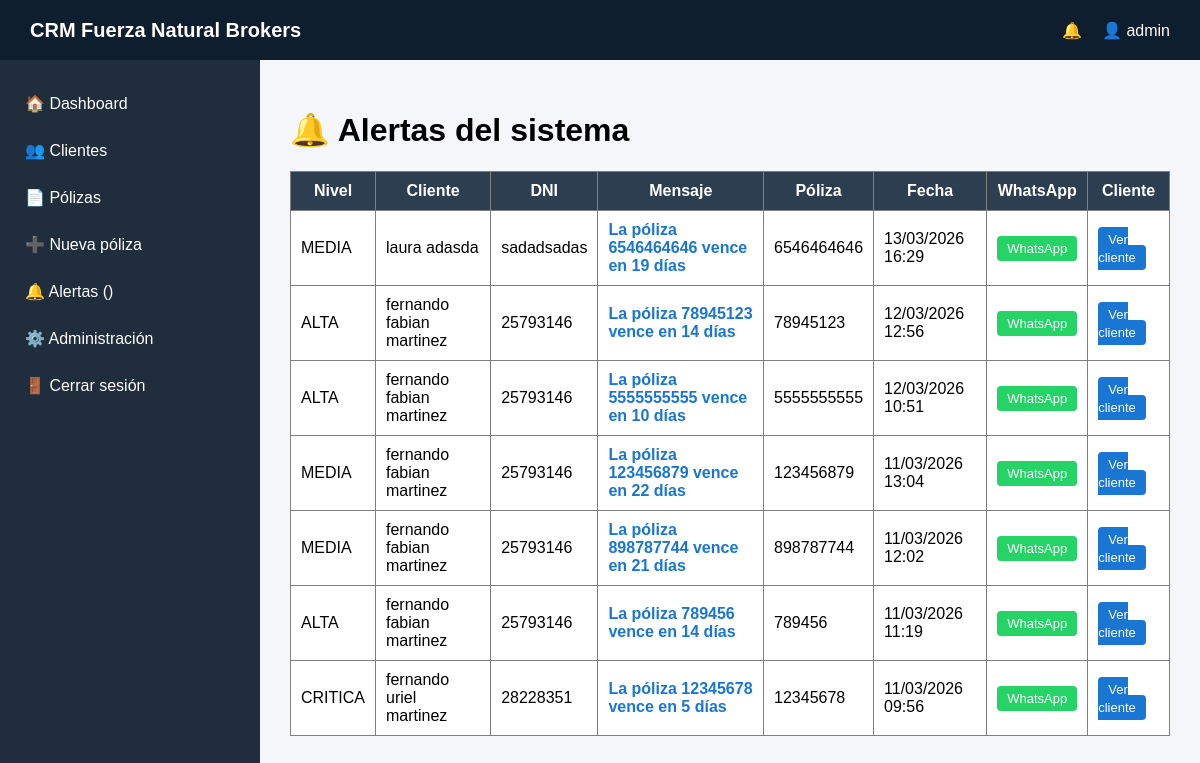
The page /alertas/ (signed in) on the database its author committed.
### accounts/models.py (models this page shows, shortened)
class User(AbstractUser):
    is_producer = models.BooleanField(default=False)

### alerts/models.py (models this page shows, shortened)
class Alert(models.Model):
    LEVELS = (
        ('CRITICA', 'Crítica'),
        ('ALTA', 'Alta'),
        ('MEDIA', 'Media'),
    )
    user = models.ForeignKey(User, on_delete=models.CASCADE)
    policy = models.ForeignKey(Policy, on_delete=models.CASCADE)
    message = models.CharField(max_length=255)
    level = models.CharField(max_length=10, choices=LEVELS)
    resolved = models.BooleanField(default=False)
    created_at = models.DateTimeField(auto_now_add=True)

### policies/models.py (models this page shows, shortened)
class Policy(models.Model):
    TIPOS_POLIZA = [
        ("AUTO", "Auto"),
        ("MOTO", "Moto"),
        ("HOGAR", "Hogar"),
        ("VIDA", "Vida"),
        ("COMERCIO", "Comercio"),
        ("AP", "Accidentes Personales"),
        ("RC", "Responsabilidad Civil"),
        ("OTRO", "Otro"),
    ]
    FORMAS_PAGO = [
        ("TARJETA", "Tarjeta de crédito"),
        ("CBU", "Débito / CBU"),
        ("CUPONERA", "Cuponera de pago"),
    ]
    client = models.ForeignKey(
        "clients.Client", on_delete=models.CASCADE, verbose_name="Cliente"
    )
    company = models.CharField(max_length=100, verbose_name="Compañía")
    policy_number = models.CharField(max_length=50, verbose_name="Número de póliza")
    tipo_poliza = models.CharField(
        max_length=20,
        choices=TIPOS_POLIZA,
        default="AUTO",
        verbose_name="Tipo de póliza",
    )
    insurance_type = models.CharField(
        max_length=100, blank=True, verbose_name="Detalle del seguro"
    )
    start_date = models.DateField(verbose_name="Fecha de inicio")
    end_date = models.DateField(verbose_name="Fecha de vencimiento")
    pdf_poliza = models.FileField(
        upload_to="polizas/", blank=True, null=True, verbose_name="PDF de póliza"
    )
    forma_pago = models.CharField(
        max_length=20,
        choices=FORMAS_PAGO,
        default="TARJETA",
        verbose_name="Forma de pago",
    )
    cuponera_pdf = models.FileField(
        upload_to="cuponeras/", blank=True, null=True, verbose_name="Cuponera PDF"
    )
    class Meta:
        verbose_name = "Póliza"
        verbose_name_plural = "Pólizas"
        ordering = ["end_date"]

### clients/models.py (models this page shows, shortened)
class Client(models.Model):
    first_name = models.CharField(max_length=100, db_index=True)
    last_name = models.CharField(max_length=100, db_index=True)
    dni = models.CharField(
        max_length=20, unique=True, blank=True, null=True, db_index=True
    )
    phone = models.CharField(max_length=20)
    email = models.EmailField(blank=True, null=True)
    producer = models.ForeignKey(
        User,
        on_delete=models.CASCADE,
        limit_choices_to={"is_producer": True},
    )
    created_at = models.DateTimeField(auto_now_add=True)

### alerts/views.py (the view)
# urls.py: path("", views.alertas, name="alertas"),
@login_required
def alertas(request):
    nivel = request.GET.get("nivel")
    if request.user.is_superuser:
        alertas = Alert.objects.filter(resolved=False)
    else:
        alertas = Alert.objects.filter(user=request.user, resolved=False)
    if nivel:
        alertas = alertas.filter(level=nivel)
    alertas = alertas.order_by("-created_at")
    return render(
        request,
        "alerts/alertas.html",
        {
            "alertas": alertas,
        },
    )

### templates/alerts/alertas.html (shortened to what this page needs)
{% extends "base.html" %}
{% block content %}
<h1>🔔 Alertas del sistema</h1>
<table border="1" cellpadding="10" width="100%" style="background:white;border-collapse:collapse;">
<tr style="background:#2c3e50;color:white;">
<th>Nivel</th>
<th>Cliente</th>
<th>DNI</th>
<th>Mensaje</th>
<th>Póliza</th>
<th>Fecha</th>
<th>WhatsApp</th>
<th>Cliente</th>
</tr>
{% for alerta in alertas %}
<tr>
<td>{{ alerta.level }}</td>
<td>
{{ alerta.policy.client.first_name }} {{ alerta.policy.client.last_name }}
</td>
<td>
{{ alerta.policy.client.dni }}
</td>
<td>
<a href="/clientes/ver/{{ alerta.policy.client.id }}/?poliza={{ alerta.policy.id }}"
style="color:#1976d2;font-weight:bold;text-decoration:none;">
{{ alerta.message }}
</a>
</td>
<td>{{ alerta.policy.policy_number }}</td>
<td>{{ alerta.created_at|date:"d/m/Y H:i" }}</td>
<td>
<a href="https://wa.me/{{ alerta.policy.client.phone }}?text=Hola {{ alerta.policy.client.first_name }}, te escribo de Fuerza Natural Brokers. Tu póliza {{ alerta.policy.policy_number }} de {{ alerta.policy.company }} vence el {{ alerta.policy.end_date }}."
target="_blank"
style="background:#25D366;color:white;padding:5px 10px;border-radius:4px;text-decoration:none;font-size:13px;">
WhatsApp
</a>
</td>
<td>
<a href="/clientes/ver/{{ alerta.policy.client.id }}/"
style="background:#1976d2;color:white;padding:5px 10px;border-radius:4px;text-decoration:none;font-size:13px;">
Ver cliente
</a>
</td>
</tr>
{% empty %}
<tr>
<td colspan="8" style="text-align:center;padding:20px;">
No hay alertas
</td>
</tr>
{% endfor %}
</table>
{% endblock %}

### templates/base.html (shortened to what this page needs)
{% load static %}
<!DOCTYPE html>
<html lang="es">
<head>
</head>
<body>
<div class="topbar">
<div class="logo">
CRM Fuerza Natural Brokers
</div>
<div style="display:flex; align-items:center;">
<div class="alert-bell">
🔔 {{ alert_count }}
</div>
<div>
👤 {{ request.user.username }}
</div>
</div>
</div>
<div class="layout">
<div class="sidebar">
<a href="/">🏠 Dashboard</a>
<a href="/clientes/">👥 Clientes</a>
<a href="/polizas/">📄 Pólizas</a>
<a href="/polizas/nueva/">➕ Nueva póliza</a>
<a href="/alertas/">
🔔 Alertas
<span class="
">
({{ alert_count }})
</span>
</a>
<a href="/admin/">⚙️ Administración</a>
<a href="/accounts/logout/">🚪 Cerrar sesión</a>
</div>
<div class="content">
{% block content %}
{% endblock %}
</div>
</div>
</body>
</html>

### templates/base.html (style rules this page uses)
body { margin: 0; font-family: Arial, Helvetica, sans-serif; background: #f4f6f9; }
.topbar { height: 60px; background: #0f1e2e; color: white; display: flex; align-items: center; justify-content: space-between; padding: 0 30px; }
.logo { font-weight: bold; font-size: 20px; }
.alert-bell { position: relative; margin-right: 20px; cursor: pointer; }
.layout { display: flex; }
.sidebar { width: 260px; background: #1f2d3d; height: calc(100vh - 60px); padding-top: 20px; }
.sidebar a { display: block; color: white; padding: 14px 25px; text-decoration: none; transition: 0.2s; white-space: nowrap; }
.content { flex: 1; padding: 30px; }

### rows shown on the page
User: user.username "admin"
Alert: level "MEDIA", policy.client.first_name "laura", policy.client.last_name "adasda", policy.client.dni "sadadsadas", message "La póliza 6546464646 vence en 19 días", policy.policy_number "6546464646", created_at "13/03/2026 16:29"
Alert: level "ALTA", policy.client.first_name "fernando fabian", policy.client.last_name "martinez", policy.client.dni "25793146", message "La póliza 78945123 vence en 14 días", policy.policy_number "78945123", created_at "12/03/2026 12:56"
Alert: level "ALTA", policy.client.first_name "fernando fabian", policy.client.last_name "martinez", policy.client.dni "25793146", message "La póliza 5555555555 vence en 10 días", policy.policy_number "5555555555", created_at "12/03/2026 10:51"
Alert: level "MEDIA", policy.client.first_name "fernando fabian", policy.client.last_name "martinez", policy.client.dni "25793146", message "La póliza 123456879 vence en 22 días", policy.policy_number "123456879", created_at "11/03/2026 13:04"
Alert: level "MEDIA", policy.client.first_name "fernando fabian", policy.client.last_name "martinez", policy.client.dni "25793146", message "La póliza 898787744 vence en 21 días", policy.policy_number "898787744", created_at "11/03/2026 12:02"
Alert: level "ALTA", policy.client.first_name "fernando fabian", policy.client.last_name "martinez", policy.client.dni "25793146", message "La póliza 789456 vence en 14 días", policy.policy_number "789456", created_at "11/03/2026 11:19"
Alert: level "CRITICA", policy.client.first_name "fernando uriel", policy.client.last_name "martinez", policy.client.dni "28228351", message "La póliza 12345678 vence en 5 días", policy.policy_number "12345678", created_at "11/03/2026 09:56"
